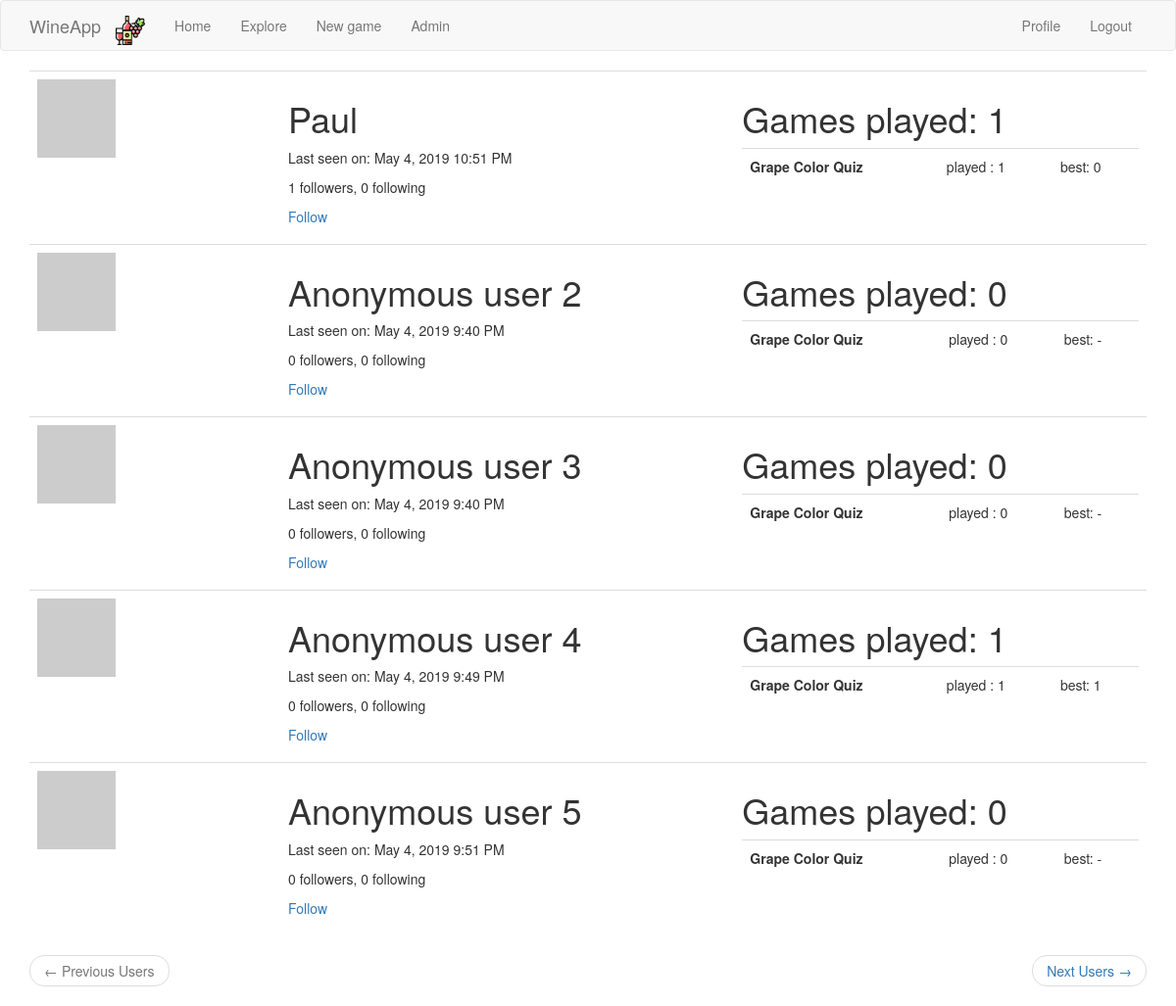
Page /explore_users (signed in) on the earlier database version.
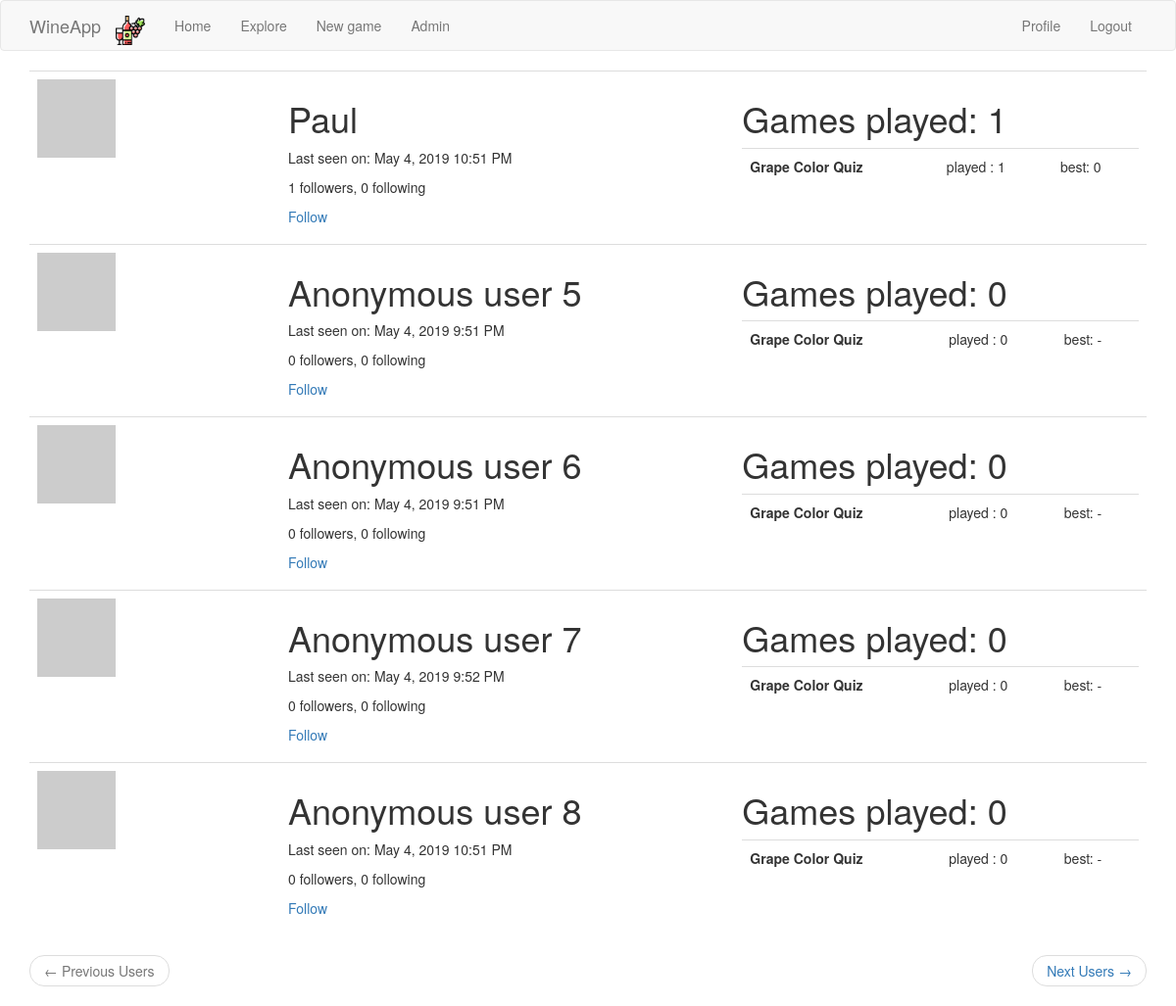
Same page on the later database version.
### app/models.py (models this page shows, shortened)
class User(UserMixin, db.Model):
    id = db.Column(db.Integer, primary_key=True)
    username = db.Column(db.String(64), index=True, unique=True)
    email = db.Column(db.String(120), index=True, unique=True)
    password_hash = db.Column(db.String(128))
    posts = db.relationship('Post', backref='author', lazy='dynamic')
    about_me = db.Column(db.String(140))
    last_seen = db.Column(db.DateTime, default=datetime.utcnow)
    followed = db.relationship(
        'User', secondary=followers,
        primaryjoin=(followers.c.follower_id == id),
        secondaryjoin=(followers.c.followed_id == id),
        backref=db.backref('followers', lazy='dynamic'), lazy='dynamic')
    def avatar(self, size):
        digest = md5(self.email.lower().encode('utf-8')).hexdigest()
        return 'https://www.gravatar.com/avatar/{}?d=identicon&s={}'.format(
            digest, size)
    def is_following(self, user_):
        return self.followed.filter(
            followers.c.followed_id == user_.id).count() > 0

### app/main/routes.py (the view)
@bp.route('/explore_users', methods=['GET', 'POST'])
@login_required
def explore_users():
    page = request.args.get('page', 1, type=int)
    users = User.query.order_by(User.id.asc()).paginate(
        page, current_app.config['USERS_PER_PAGE'], False)
    next_url = url_for('main.explore_users', page=users.next_num) \
        if users.has_next else None
    prev_url = url_for('main.explore_users', page=users.prev_num) \
        if users.has_prev else None
    games_stats = {u.id: get_player_stats(u) for u in users.items}
    return render_template('explore_users.html',
                           users=users.items,
                           games_stats=games_stats,
                           prev_url=prev_url,
                           next_url=next_url)

### app/main/routes.py (called while the page is built)
@bp.before_app_request
def before_request():
    if current_user.is_authenticated:
        current_user.last_seen = datetime.utcnow()
        db.session.commit()
    g.locale = str(get_locale())

### app/models.py (called while the page is built)
@login.user_loader
def load_user(id):
    return User.query.get(int(id))

def get_player_stats(user_):
    games = Game.query.filter_by(player_id=user_.id).all()
    games_per_type = {}
    for game_type, game_name in current_app.config['GAMES_TO_NAMES'].items():
        games_per_type[(game_type, game_name)] = [game for game in games if game.game_type == game_type]
    summary_per_type = []
    for (game_type, game_name), games in games_per_type.items():
        summary_per_type.append(
            {
                'name': game_name,
                'type': game_type,
                'nb_played': len(games),
                'best': max(games, key=lambda x: x.score).score if len(games) > 0 else '-'
            }
        )
        return summary_per_type, len(games)

### app/templates/explore_users.html
{% extends "base.html" %}
{% block app_content %}
<table class="table table-hover">
     {% for user in users %}
        {% include '_user.html' %}
    {% endfor %}
</table>
<nav aria-label="...">
    <ul class="pager">
        <li class="previous{% if not prev_url %} disabled{% endif %}">
            <a href="{{ prev_url or '#' }}">
                <span aria-hidden="true">&larr;</span> {{ _('Previous Users') }}
            </a>
        </li>
        <li class="next{% if not next_url %} disabled{% endif %}">
            <a href="{{ next_url or '#' }}">
                {{ _('Next Users') }} <span aria-hidden="true">&rarr;</span>
            </a>
        </li>
    </ul>
</nav>
{% endblock %}

### app/templates/_user.html (shortened to what this page needs)
<tr onclick="window.location='{{ url_for('main.user', username=user.username) }}'">
    <td width="256px"><img src="{{ user.avatar(256) }}"></td>
    <td>
        <h1>{{ user.username.capitalize() }}</h1>
        {% if user.last_seen %}
        <p>{{ _('Last seen on') }}: {{ moment(user.last_seen).format('LLL') }}</p>
        {% endif %}
        <p>{{ _('%(count)d followers', count=user.followers.count()) }}, {{ _('%(count)d following',
            count=user.followed.count()) }}</p>
        {% if user == current_user %}
        <p><a href="{{ url_for('main.edit_profile') }}">{{ _('Edit your profile') }}</a></p>
        {% elif not current_user.is_following(user) %}
        <p><a href="{{ url_for('main.follow', username=user.username) }}">{{ _('Follow') }}</a></p>
        {% else %}
        <p><a href="{{ url_for('main.unfollow', username=user.username) }}">{{ _('Unfollow') }}</a></p>
        {% endif %}
    </td>
    <td>
        <h1>Games played: {{ games_stats[user.id][1] }}</h1>
        <table class="table table-hover">
            {% for game in games_stats[user.id][0] %}
            <tr>
                <th>{{ game.name }}</th>
                <td>played : {{ game.nb_played }}</td>
                <td>best: {{ game.best }}</td>
                {% endfor %}
            </tr>
        </table>
    </td>
</tr>

Differences in the rows shown:
removed User: username "Anonymous user 2", last_seen "May 4, 2019 9:40 PM", games_stats "0", name "Grape Color Quiz", nb_played "0", best "-"
removed User: username "Anonymous user 3", last_seen "May 4, 2019 9:40 PM", games_stats "0", name "Grape Color Quiz", nb_played "0", best "-"
removed User: username "Anonymous user 4", last_seen "May 4, 2019 9:49 PM", games_stats "1", name "Grape Color Quiz", nb_played "1", best "1"
now on this page (row unchanged): User: username "Anonymous user 6", last_seen "May 4, 2019 9:51 PM", games_stats "0", name "Grape Color Quiz", nb_played "0", best "-"
now on this page (row unchanged): User: username "Anonymous user 7", last_seen "May 4, 2019 9:52 PM", games_stats "0", name "Grape Color Quiz", nb_played "0", best "-"
now on this page (row unchanged): User: username "Anonymous user 8", last_seen "May 4, 2019 10:51 PM", games_stats "0", name "Grape Color Quiz", nb_played "0", best "-"
